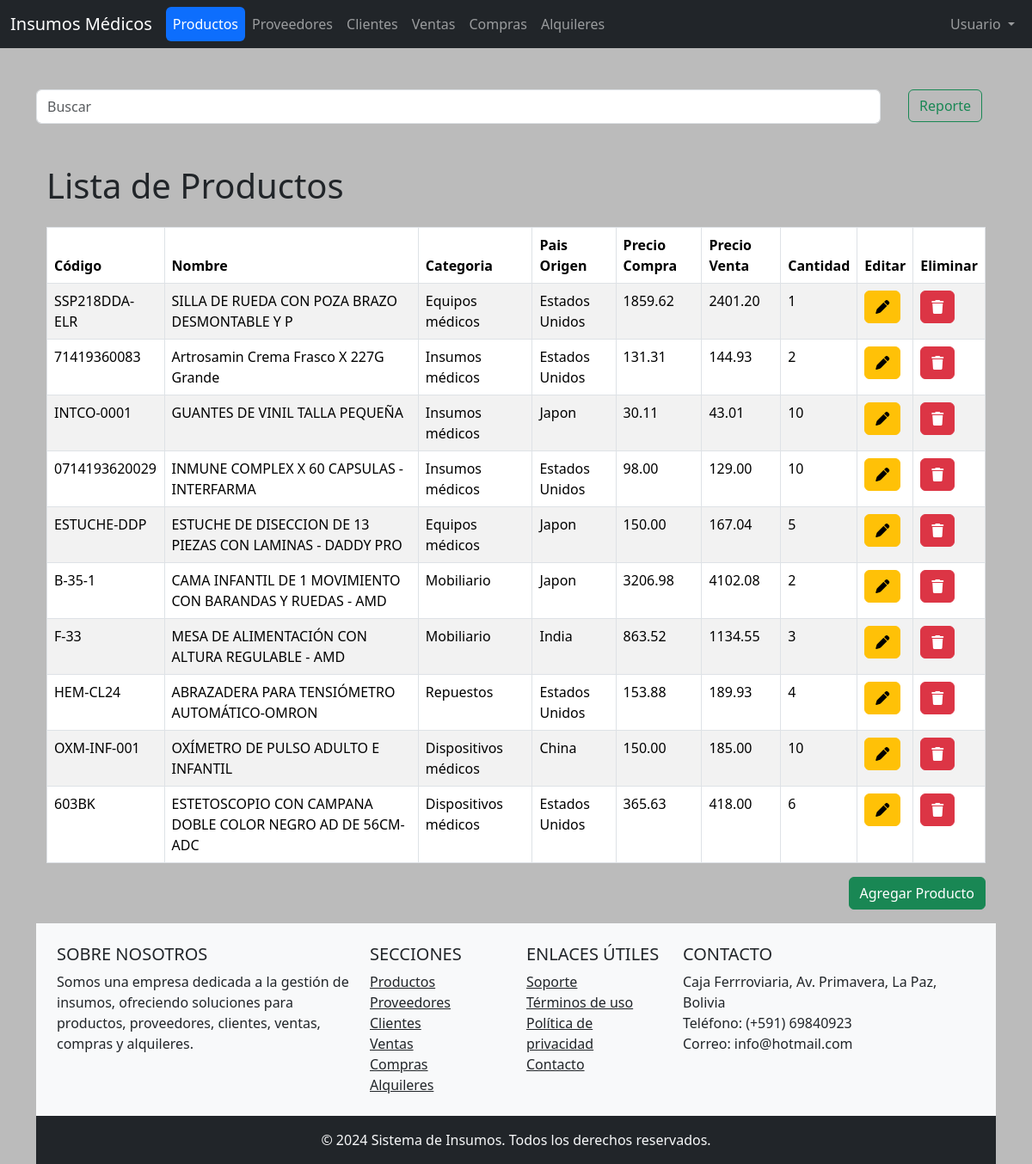
Before: /productos.php with the older database file.
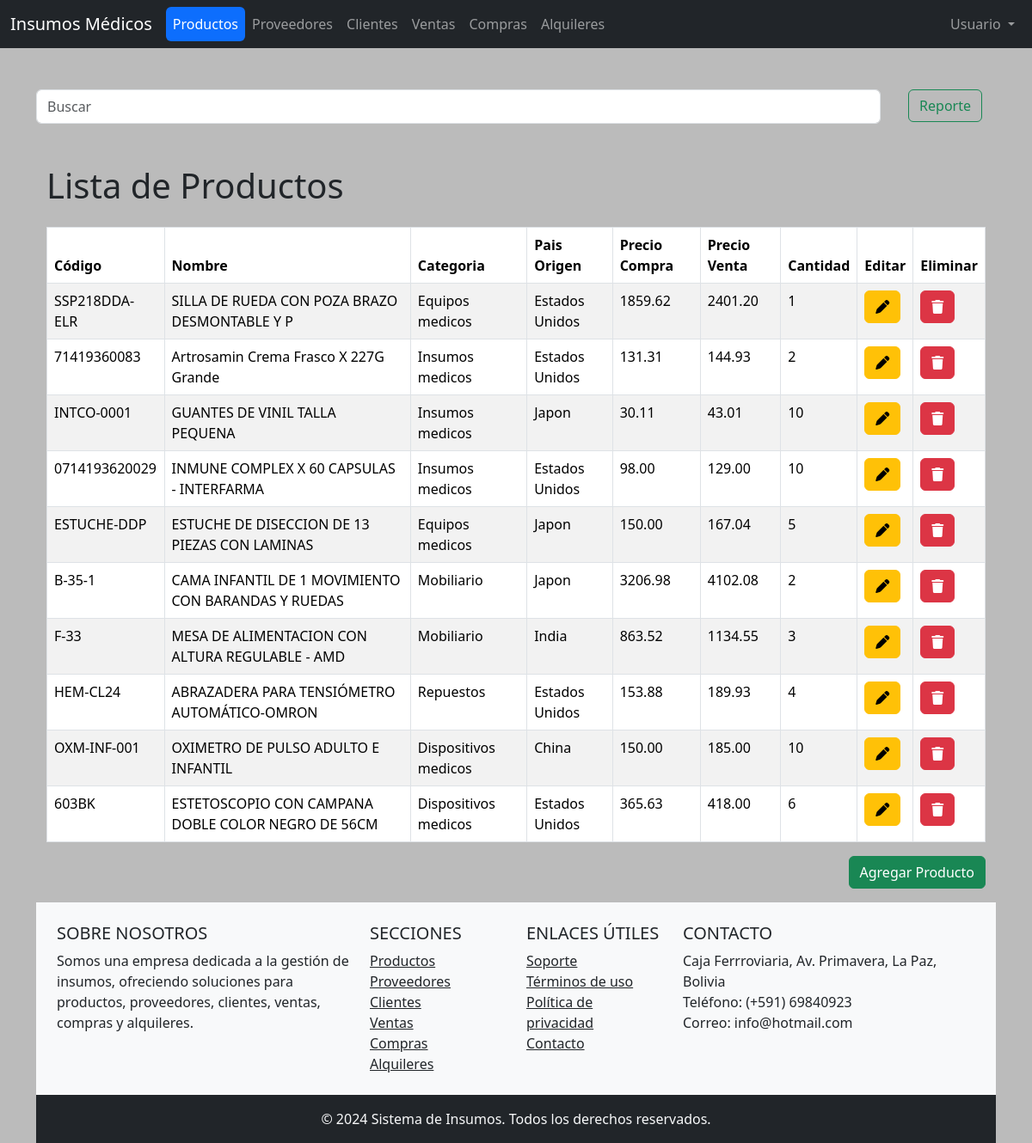
After: the same page with the newer database file.
### tables this page shows
CREATE TABLE `producto` (
  `id` int(11) NOT NULL,
  `codigo` varchar(45) DEFAULT NULL,
  `nombre` varchar(255) DEFAULT NULL,
  `id_categoria` int(11) DEFAULT NULL,
  `id_pais` int(11) DEFAULT NULL,
  `precio_compra` decimal(11,2) DEFAULT NULL,
  `precio_venta` decimal(11,2) DEFAULT NULL,
  `cantidad` int(11) DEFAULT NULL
);

CREATE TABLE `categoria` (
  `id` int(11) NOT NULL,
  `nombre` varchar(45) NOT NULL
);

CREATE TABLE `pais` (
  `id` int(11) NOT NULL,
  `nombre` varchar(255) NOT NULL
);

### logic/Producto.php (called while the page is built, shortened)
<?php
include_once __DIR__ . '/../db/Conexion.php';
class Producto extends Conexion{
    public static function consultar(){
        $conexion = new Conexion();
        $conexion->conectar();
        $sql = "SELECT p.id, p.codigo, p.nombre, c.id AS id_categoria, c.nombre AS categoria, s.id AS id_pais, s.nombre AS pais, p.precio_compra, p.precio_venta, p.cantidad FROM producto AS p JOIN categoria AS c ON p.id_categoria = c.id JOIN pais AS s ON p.id_pais = s.id ORDER BY p.id ASC;";
        $pre = mysqli_prepare($conexion->conn, $sql);
        $pre->execute();
        $res = $pre->get_result();
        $productos = [];
        while($producto = $res->fetch_object(Producto::class))
        {
            array_push($productos, $producto);
        }
        return $productos;
    }
}
?>

### db/Conexion.php (called while the page is built, shortened)
<?php
class Conexion{
    public function conectar(){
        $user = "root";
        $password = "";
        $server = "localhost";
        $db = "insumos";
        $this->conn = mysqli_connect($server, $user, $password, $db);
    }
}
?>

### productos.php (the view, shortened to what this page needs)
<?php
include_once 'logic/Producto.php';
$productos = Producto::consultar();
?>
<!DOCTYPE html>
<html lang="es">
<head>
    <link href="https://cdn.jsdelivr.net/npm/bootstrap@5.3.3/dist/css/bootstrap.min.css" rel="stylesheet">
    <link href="css/style.css" rel="stylesheet">
</head>
<header>
    <nav class="navbar navbar-expand-lg navbar-dark bg-dark">
        <div class="container-fluid">
            <a class="navbar-brand" href="index.php">Insumos Médicos</a>
            <div class="collapse navbar-collapse" id="navbarNav">
                <ul class="navbar-nav me-auto mb-2 mb-lg-0">
                    <li class="nav-item">
                        <a class="nav-link btn btn-outline-primary active" aria-current="page" href="productos.php">Productos</a>
                    </li>
                    <li class="nav-item">
                        <a class="nav-link btn btn-outline-primary" href="proveedores.php">Proveedores</a>
                    </li>
                    <li class="nav-item">
                        <a class="nav-link btn btn-outline-primary" href="clientes.php">Clientes</a>
                    </li>
                    <li class="nav-item">
                        <a class="nav-link btn btn-outline-primary" href="ventas.php">Ventas</a>
                    </li>
                    <li class="nav-item">
                        <a class="nav-link btn btn-outline-primary" href="compras.php">Compras</a>
                    </li>
                    <li class="nav-item">
                        <a class="nav-link btn btn-outline-primary" href="alquiler.php">Alquileres</a>
                    </li>
                </ul>
                <ul class="navbar-nav ms-auto">
                    <li class="nav-item dropdown">
                        <a class="nav-link dropdown-toggle" href="#" id="navbarDropdown" role="button" data-bs-toggle="dropdown" aria-expanded="false">
                            Usuario
                        </a>
                    </li>
                </ul>
            </div>
        </div>
    </nav>
</header>
<body>
    <div class="container mt-5">
        <form class="d-flex" action="buscar.php" method="GET">
            <input class="form-control me-2" type="search" name="query" placeholder="Buscar" aria-label="Buscar">
            <div class="form-check form-check-inline">
            <a href="reporte/reporte_productos.php" class="btn btn-outline-success">Reporte</a>
        </form>
    </div>
    <div class="container mt-5">
        <h1 class="mb-4">Lista de Productos</h1>
        <table class="table table-striped table-bordered">
            <thead>
                <tr>
                    <th>Código</th>
                    <th>Nombre</th>
                    <th>Categoria</th>
                    <th>Pais Origen</th>
                    <th>Precio Compra</th>
                    <th>Precio Venta</th>
                    <th>Cantidad</th>
                    <th>Editar</th>
                    <th>Eliminar</th>
                </tr>
            </thead>
            <tbody>
                <?php foreach ($productos as $producto) { ?>
                    <tr>
                        <td><?php echo $producto->codigo; ?></td>
                        <td><?php echo $producto->nombre; ?></td>
                        <td><?php echo $producto->categoria; ?></td>
                        <td><?php echo $producto->pais; ?></td>
                        <td><?php echo $producto->precio_compra; ?></td>
                        <td><?php echo $producto->precio_venta; ?></td>
                        <td><?php echo $producto->cantidad; ?></td>
                        <td><a class="btn btn-small btn-warning" href='actualizar_producto.php?id=<?php echo $producto->id; ?>'><i class="fa-solid fa-pen"></i></a></td>
                        <td><a class="btn btn-small btn-danger" href='productos.php?eliminar_id=<?php echo $producto->id; ?>'><i class="fa-solid fa-trash"></i></a></td>
                    </tr>
                <?php } ?>
            </tbody>
        </table>
        <div class="d-flex justify-content-end">
            <a href="registrar_producto.php" class="btn btn-success btn-add-product mb-3">Agregar Producto</a>
        </div>
    </div>
</body>
<footer class="bg-light text-center text-lg-start">
    <div class="container p-4">
        <div class="row">
            <div class="col-lg-4 col-md-6 mb-4 mb-md-0">
                <h5 class="text-uppercase">Sobre nosotros</h5>
                <p>
                    Somos una empresa dedicada a la gestión de insumos, ofreciendo soluciones para productos, proveedores, clientes, ventas, compras y alquileres.
                </p>
            </div>
            <div class="col-lg-2 col-md-6 mb-4 mb-md-0">
                <h5 class="text-uppercase">Secciones</h5>
                <ul class="list-unstyled mb-0">
                    <li>
                        <a href="#" class="text-dark">Productos</a>
                    </li>
                    <li>
                        <a href="#" class="text-dark">Proveedores</a>
                    </li>
                    <li>
                        <a href="#" class="text-dark">Clientes</a>
                    </li>
                    <li>
                        <a href="#" class="text-dark">Ventas</a>
                    </li>
                    <li>
                        <a href="#" class="text-dark">Compras</a>
                    </li>
                    <li>
                        <a href="#" class="text-dark">Alquileres</a>
                    </li>
                </ul>
            </div>
            <div class="col-lg-2 col-md-6 mb-4 mb-md-0">
                <h5 class="text-uppercase">Enlaces útiles</h5>
                <ul class="list-unstyled mb-0">
                    <li>
                        <a href="#" class="text-dark">Soporte</a>
                    </li>
                    <li>
                        <a href="#" class="text-dark">Términos de uso</a>
                    </li>
                    <li>
                        <a href="#" class="text-dark">Política de privacidad</a>
                    </li>
                    <li>
                        <a href="#" class="text-dark">Contacto</a>
                    </li>
                </ul>
            </div>
            <div class="col-lg-4 col-md-6 mb-4 mb-md-0">
                <h5 class="text-uppercase">Contacto</h5>
                <p>
                    Caja Ferrroviaria, Av. Primavera, La Paz, Bolivia<br>
                    Teléfono: (+591) 69840923<br>
                    Correo: info@hotmail.com
                </p>
                <div>
                </div>
            </div>
        </div>
    </div>
    <div class="text-center p-3 bg-dark text-light">
        © 2024 Sistema de Insumos. Todos los derechos reservados.
    </div>
</footer>
</html>

### css/style.css (style rules this page uses)
body { background-color: rgb(187, 187, 187) ; }

Changed rows visible on the page:
changed through a linked row, producto "SSP218DDA-ELR": id_categoria.nombre "Equipos médicos" → "Equipos medicos"
changed through a linked row, producto "Artrosamin Crema Frasco X 227G Grande": id_categoria.nombre "Insumos médicos" → "Insumos medicos"
changed producto "INTCO-0001": nombre "GUANTES DE VINIL TALLA PEQUEÑA" → "GUANTES DE VINIL TALLA PEQUENA"; id_categoria.nombre "Insumos médicos" → "Insumos medicos"
changed through a linked row, producto "INMUNE COMPLEX X 60 CAPSULAS - INTERFARMA": id_categoria.nombre "Insumos médicos" → "Insumos medicos"
changed producto "ESTUCHE-DDP": nombre "ESTUCHE DE DISECCION DE 13 PIEZAS CON LAMINAS - DADDY PRO" → "ESTUCHE DE DISECCION DE 13 PIEZAS CON LAMINAS"; id_categoria.nombre "Equipos médicos" → "Equipos medicos"
changed producto: nombre "CAMA INFANTIL DE 1 MOVIMIENTO CON BARANDAS Y RUEDAS - AMD" → "CAMA INFANTIL DE 1 MOVIMIENTO CON BARANDAS Y RUEDAS"
changed producto "India": nombre "MESA DE ALIMENTACIÓN CON ALTURA REGULABLE - AMD" → "MESA DE ALIMENTACION CON ALTURA REGULABLE - AMD"
changed producto "OXM-INF-001": nombre "OXÍMETRO DE PULSO ADULTO E INFANTIL" → "OXIMETRO DE PULSO ADULTO E INFANTIL"; id_categoria.nombre "Dispositivos médicos" → "Dispositivos medicos"
changed producto "603BK": nombre "ESTETOSCOPIO CON CAMPANA DOBLE COLOR NEGRO AD DE 56CM-ADC" → "ESTETOSCOPIO CON CAMPANA DOBLE COLOR NEGRO DE 56CM"; id_categoria.nombre "Dispositivos médicos" → "Dispositivos medicos"
